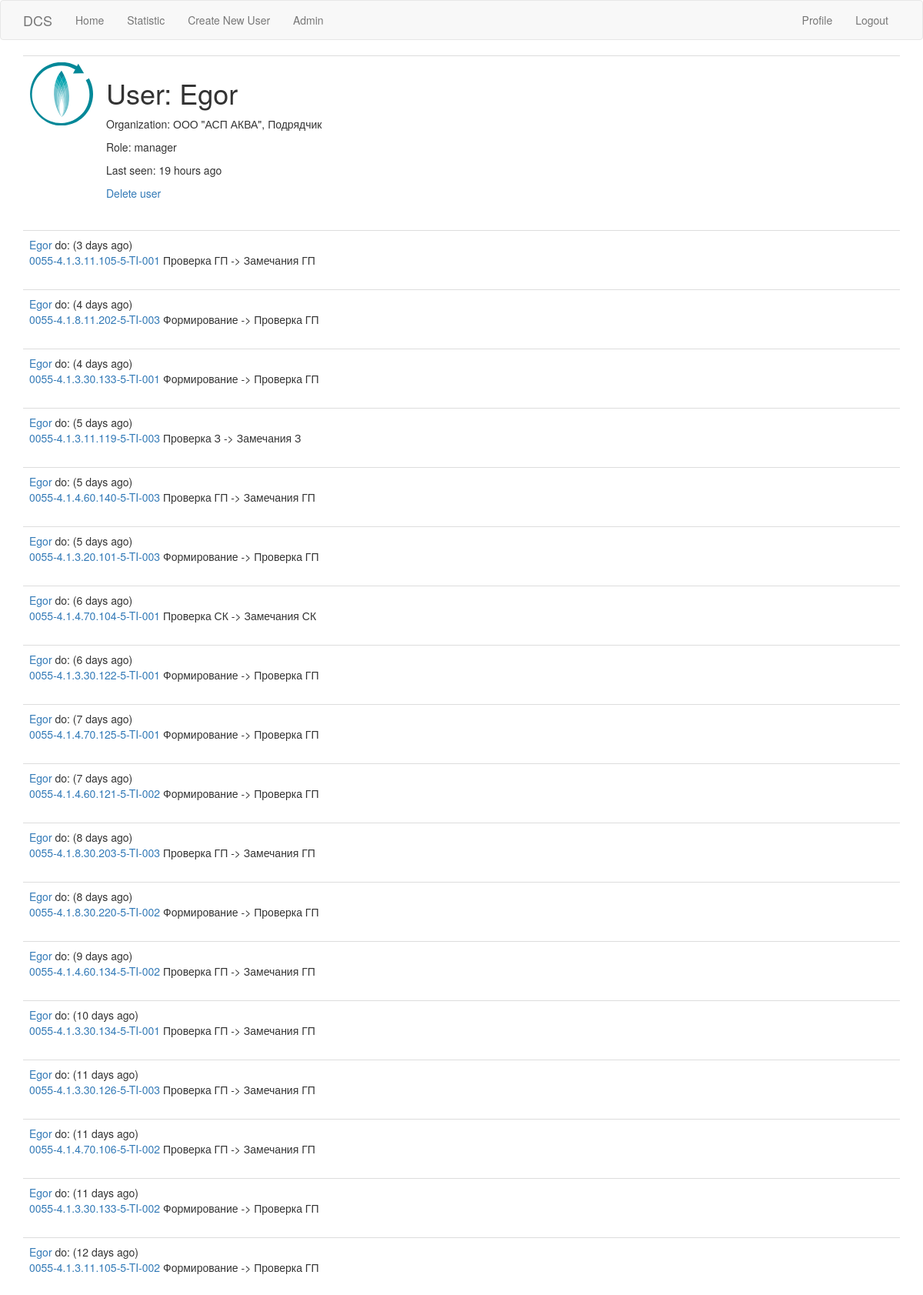
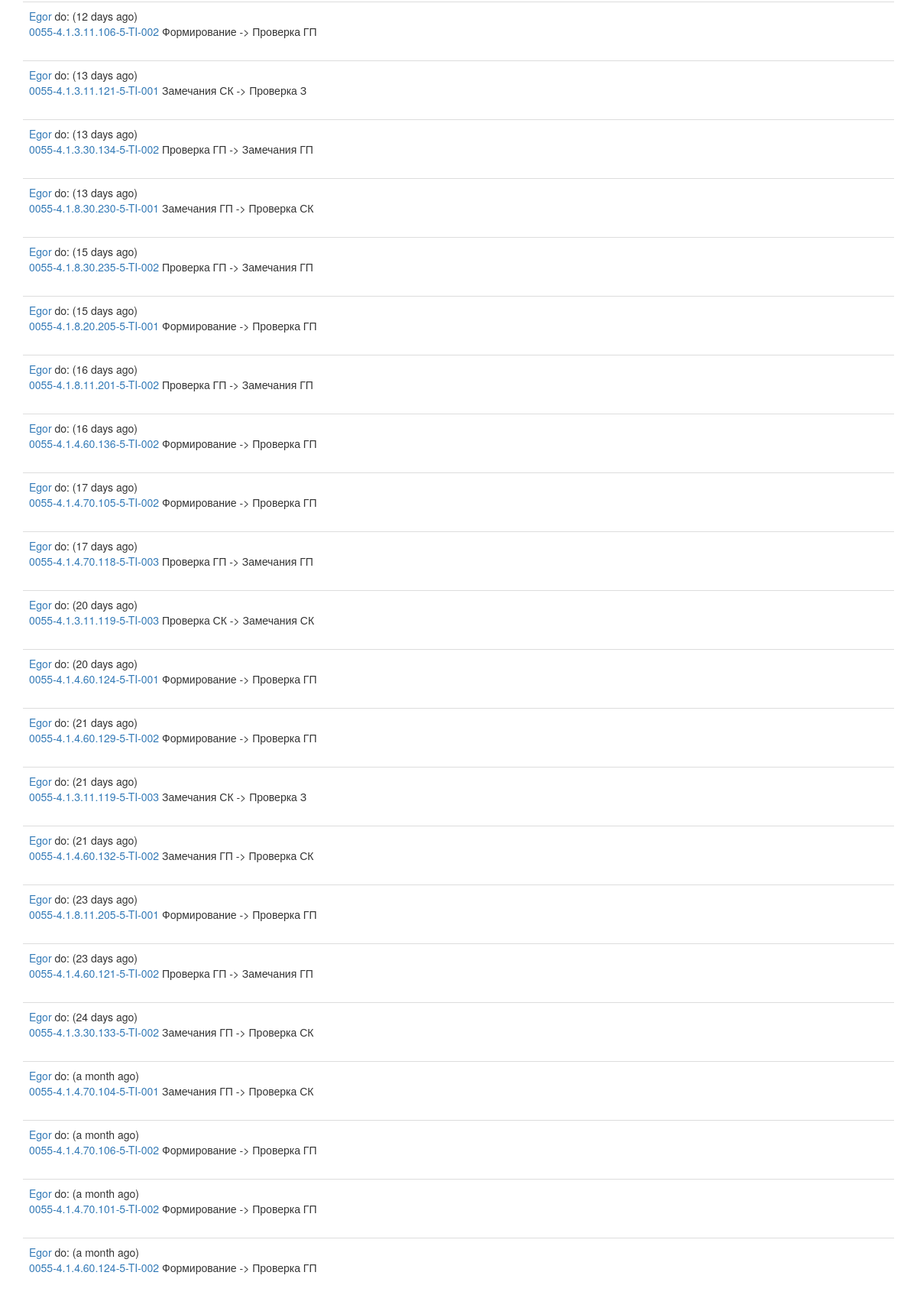
The page /user/Egor (signed in, upper part) on the database its author committed (2 pictures, top to bottom).
### app/models.py (models this page shows, shortened)
class User(UserMixin, db.Model):
    id = db.Column(db.Integer, primary_key=True)
    username = db.Column(db.String(64), index=True, unique=True)
    email = db.Column(db.String(120), index=True, unique=True)
    telegram_id = db.Column(db.Integer)
    password_hash = db.Column(db.String(128))
    last_seen = db.Column(db.DateTime, default=datetime.utcnow)
    user_role_id = db.Column(db.Integer, db.ForeignKey('role.id'))
    user_company_id = db.Column(db.Integer, db.ForeignKey('company.id'))
    actions = db.relationship('Action', backref='author', lazy='dynamic')
    def has_role(self, role):
        return role == Role.query.get(self.user_role_id).role_name

class Company(db.Model):
    id = db.Column(db.Integer, primary_key=True)
    org_full_name = db.Column(db.String(120), nullable=False)
    org_short_name = db.Column(db.String(20), nullable=False)
    org_type = db.Column(db.String(20), nullable=False)
    books = db.relationship('Book', backref='company', lazy='dynamic')
    users = db.relationship('User', backref='company', lazy='dynamic')

class Role(db.Model):
    id = db.Column(db.Integer, primary_key=True)
    role_name = db.Column(db.String(30), nullable=False)
    users = db.relationship('User', backref='access_role', lazy='dynamic')

class Action(db.Model):
    id = db.Column(db.Integer, primary_key=True)
    action = db.Column(db.String(140))
    timestamp = db.Column(db.DateTime, index=True, default=datetime.utcnow())
    location = db.Column(db.String(30))
    old_status_id = db.Column(db.Integer, db.ForeignKey('book_status.id'))
    new_status_id = db.Column(db.Integer, db.ForeignKey('book_status.id'))
    user_id = db.Column(db.Integer, db.ForeignKey('user.id'))
    book_id = db.Column(db.Integer, db.ForeignKey('book.id'))
    old_status = db.relationship('BookStatus', foreign_keys=[old_status_id])
    new_status = db.relationship('BookStatus', foreign_keys=[new_status_id])

class Book(db.Model):
    id = db.Column(db.Integer, primary_key=True)
    qr_id = db.Column(db.String(20), index=True, unique=True)
    real_id = db.Column(db.String(140))
    company_id = db.Column(db.Integer, db.ForeignKey('company.id'))
    status_id = db.Column(db.Integer, db.ForeignKey('book_status.id'))
    actions = db.relationship('Action', backref='book', lazy='dynamic')

### app/routes.py (the view)
@app.route('/user/<username>')
@login_required
def user(username):
    user = User.query.filter_by(username=username).first_or_404()
    page = request.args.get('page', 1, type=int)
    actions = user.actions.order_by(Action.timestamp.desc()).paginate(page, app.config['ACTIONS_PER_PAGE'], False)
    next_url = url_for('user', username=user.username, page=actions.next_num) if actions.has_next else None
    prev_url = url_for('user', username=user.username, page=actions.prev_num) if actions.has_prev else None
    return render_template('user.html', user=user, actions=actions.items, title=username,
                           next_url=next_url, prev_url=prev_url)

### app/models.py (called while the page is built)
@login.user_loader
def load_user(id):
    return User.query.get(int(id))

### app/routes.py (called while the page is built)
@app.before_request
def before_request():
    if current_user.is_authenticated:
        current_user.last_seen = datetime.utcnow()
        db.session.commit()

### app/templates/user.html (shortened to what this page needs)
{% extends "base.html" %}
{% block app_content %}
    <table class="table table-hover">
        <tr>
            <td width="100px"><img src="../static/nipi.svg" alt="" ></td>
            <td>
                <h1>User: {{ user.username }}</h1>
                {% if user.company %}<p>Organization: {{ user.company.org_full_name }}, {{ user.company.org_type }}</p>{% endif %}
                {% if user.access_role %}<p>Role: {{ user.access_role.role_name }}</p>{% endif %}
                {% if user.last_seen %}<p>Last seen: {{ moment(user.last_seen).fromNow() }}</p>{% endif %}
                {% if user == current_user %}
                <p><a href="{{ url_for('edit_profile') }}">Edit your profile</a></p>
                {% elif current_user.access_role.role_name == 'admin' %}
                <p><a href="{{ url_for('delete_user', username=user.username) }}">Delete user</a></p>
                {% endif %}
            </td>
        </tr>
    </table>
    {% if actions %}
        {% for action in actions %}
            {% include '_action.html' %}
        {% endfor %}
    {% else %}
        <h3 class="text-center text-muted bg-warning col-md-4 col-md-offset-4">{% if user == current_user %}You{% else %}{{ user.username }}{% endif %} has no actions</h3>
    {% endif %}
{% endblock %}

### app/templates/_action.html
<table class="table table-hover">
    <tr>
        <td>
            <a href="{{ url_for('user', username=action.author.username) }}">{{ action.author.username }}</a> do: ({{ moment(action.timestamp).fromNow() }})
            <br><a href="{{ url_for('book', book_qr_id=action.book.qr_id) }}">{{ action.book.real_id  }}</a> {{ action.action }}
        </td>
    </tr>
</table>

### rows shown on the page
User: username "Egor", last_seen "19 hours ago"
Company: company.org_full_name "ООО \"АСП АКВА\"", company.org_type "Подрядчик"
Role: access_role.role_name "manager"
Action: author.username "Egor", timestamp "3 days ago", book.real_id "0055-4.1.3.11.105-5-TI-001", action "Проверка ГП -> Замечания ГП"
Action: author.username "Egor", timestamp "4 days ago", book.real_id "0055-4.1.8.11.202-5-TI-003", action "Формирование -> Проверка ГП"
Action: author.username "Egor", timestamp "4 days ago", book.real_id "0055-4.1.3.30.133-5-TI-001", action "Формирование -> Проверка ГП"
Action: author.username "Egor", timestamp "5 days ago", book.real_id "0055-4.1.3.11.119-5-TI-003", action "Проверка З -> Замечания З"
Action: author.username "Egor", timestamp "5 days ago", book.real_id "0055-4.1.4.60.140-5-TI-003", action "Проверка ГП -> Замечания ГП"
Action: author.username "Egor", timestamp "5 days ago", book.real_id "0055-4.1.3.20.101-5-TI-003", action "Формирование -> Проверка ГП"
Action: author.username "Egor", timestamp "6 days ago", book.real_id "0055-4.1.4.70.104-5-TI-001", action "Проверка СК -> Замечания СК"
Action: author.username "Egor", timestamp "6 days ago", book.real_id "0055-4.1.3.30.122-5-TI-001", action "Формирование -> Проверка ГП"
Action: author.username "Egor", timestamp "7 days ago", book.real_id "0055-4.1.4.70.125-5-TI-001", action "Формирование -> Проверка ГП"
Action: author.username "Egor", timestamp "7 days ago", book.real_id "0055-4.1.4.60.121-5-TI-002", action "Формирование -> Проверка ГП"
Action: author.username "Egor", timestamp "8 days ago", book.real_id "0055-4.1.8.30.203-5-TI-003", action "Проверка ГП -> Замечания ГП"
Action: author.username "Egor", timestamp "8 days ago", book.real_id "0055-4.1.8.30.220-5-TI-002", action "Формирование -> Проверка ГП"
Action: author.username "Egor", timestamp "9 days ago", book.real_id "0055-4.1.4.60.134-5-TI-002", action "Проверка ГП -> Замечания ГП"
Action: author.username "Egor", timestamp "10 days ago", book.real_id "0055-4.1.3.30.134-5-TI-001", action "Проверка ГП -> Замечания ГП"
Action: author.username "Egor", timestamp "11 days ago", book.real_id "0055-4.1.3.30.126-5-TI-003", action "Проверка ГП -> Замечания ГП"
Action: author.username "Egor", timestamp "11 days ago", book.real_id "0055-4.1.4.70.106-5-TI-002", action "Проверка ГП -> Замечания ГП"
Action: author.username "Egor", timestamp "11 days ago", book.real_id "0055-4.1.3.30.133-5-TI-002", action "Формирование -> Проверка ГП"
Action: author.username "Egor", timestamp "12 days ago", book.real_id "0055-4.1.3.11.105-5-TI-002", action "Формирование -> Проверка ГП"
Action: author.username "Egor", timestamp "12 days ago", book.real_id "0055-4.1.3.11.106-5-TI-002", action "Формирование -> Проверка ГП"
Action: author.username "Egor", timestamp "13 days ago", book.real_id "0055-4.1.3.11.121-5-TI-001", action "Замечания СК -> Проверка З"
Action: author.username "Egor", timestamp "13 days ago", book.real_id "0055-4.1.3.30.134-5-TI-002", action "Проверка ГП -> Замечания ГП"
Action: author.username "Egor", timestamp "13 days ago", book.real_id "0055-4.1.8.30.230-5-TI-001", action "Замечания ГП -> Проверка СК"
Action: author.username "Egor", timestamp "15 days ago", book.real_id "0055-4.1.8.30.235-5-TI-002", action "Проверка ГП -> Замечания ГП"
Action: author.username "Egor", timestamp "15 days ago", book.real_id "0055-4.1.8.20.205-5-TI-001", action "Формирование -> Проверка ГП"
Action: author.username "Egor", timestamp "16 days ago", book.real_id "0055-4.1.8.11.201-5-TI-002", action "Проверка ГП -> Замечания ГП"
Action: author.username "Egor", timestamp "16 days ago", book.real_id "0055-4.1.4.60.136-5-TI-002", action "Формирование -> Проверка ГП"
Action: author.username "Egor", timestamp "17 days ago", book.real_id "0055-4.1.4.70.105-5-TI-002", action "Формирование -> Проверка ГП"
Action: author.username "Egor", timestamp "17 days ago", book.real_id "0055-4.1.4.70.118-5-TI-003", action "Проверка ГП -> Замечания ГП"
Action: author.username "Egor", timestamp "20 days ago", book.real_id "0055-4.1.3.11.119-5-TI-003", action "Проверка СК -> Замечания СК"
Action: author.username "Egor", timestamp "20 days ago", book.real_id "0055-4.1.4.60.124-5-TI-001", action "Формирование -> Проверка ГП"
Action: author.username "Egor", timestamp "21 days ago", book.real_id "0055-4.1.4.60.129-5-TI-002", action "Формирование -> Проверка ГП"
Action: author.username "Egor", timestamp "21 days ago", book.real_id "0055-4.1.3.11.119-5-TI-003", action "Замечания СК -> Проверка З"
Action: author.username "Egor", timestamp "21 days ago", book.real_id "0055-4.1.4.60.132-5-TI-002", action "Замечания ГП -> Проверка СК"
Action: author.username "Egor", timestamp "23 days ago", book.real_id "0055-4.1.8.11.205-5-TI-001", action "Формирование -> Проверка ГП"
Action: author.username "Egor", timestamp "23 days ago", book.real_id "0055-4.1.4.60.121-5-TI-002", action "Проверка ГП -> Замечания ГП"
Action: author.username "Egor", timestamp "24 days ago", book.real_id "0055-4.1.3.30.133-5-TI-002", action "Замечания ГП -> Проверка СК"
Action: author.username "Egor", timestamp "a month ago", book.real_id "0055-4.1.4.70.104-5-TI-001", action "Замечания ГП -> Проверка СК"
Action: author.username "Egor", timestamp "a month ago", book.real_id "0055-4.1.4.70.106-5-TI-002", action "Формирование -> Проверка ГП"
Action: author.username "Egor", timestamp "a month ago", book.real_id "0055-4.1.4.70.101-5-TI-002", action "Формирование -> Проверка ГП"
Action: author.username "Egor", timestamp "a month ago", book.real_id "0055-4.1.4.60.124-5-TI-002", action "Формирование -> Проверка ГП"
